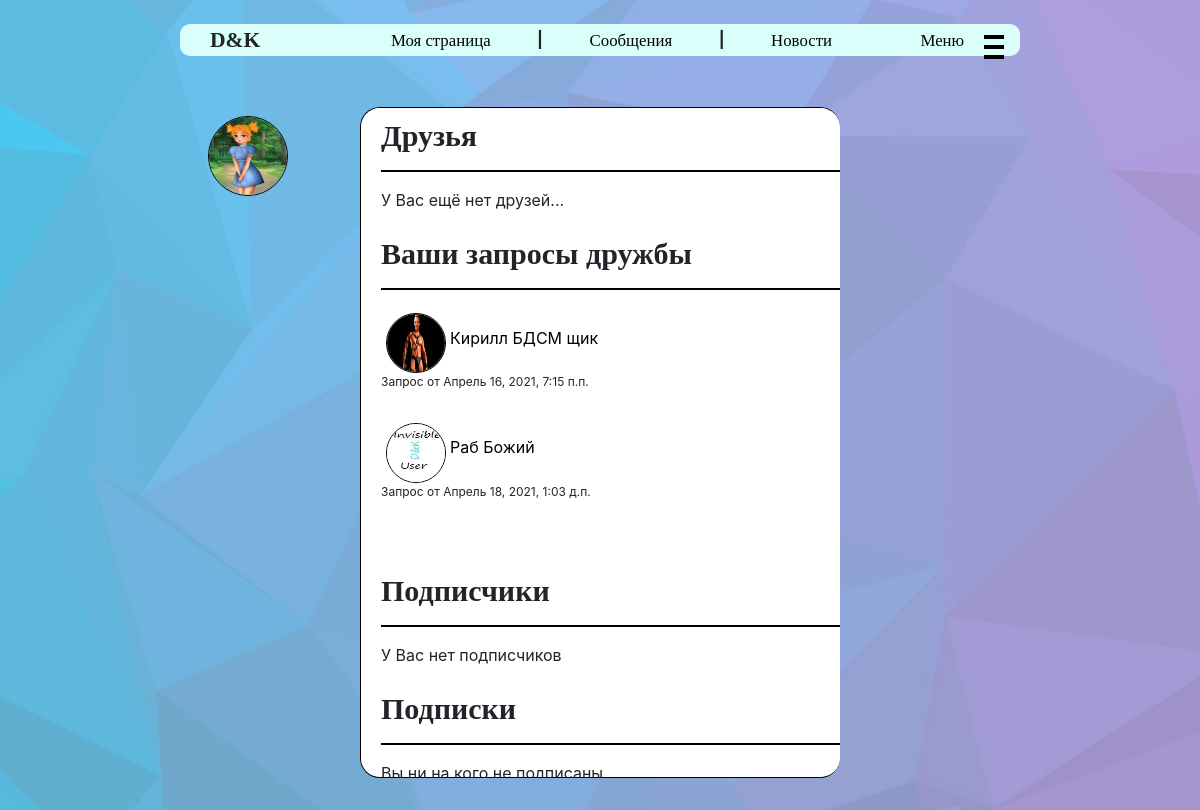
Page /friends/1 (signed in) on the earlier database version.
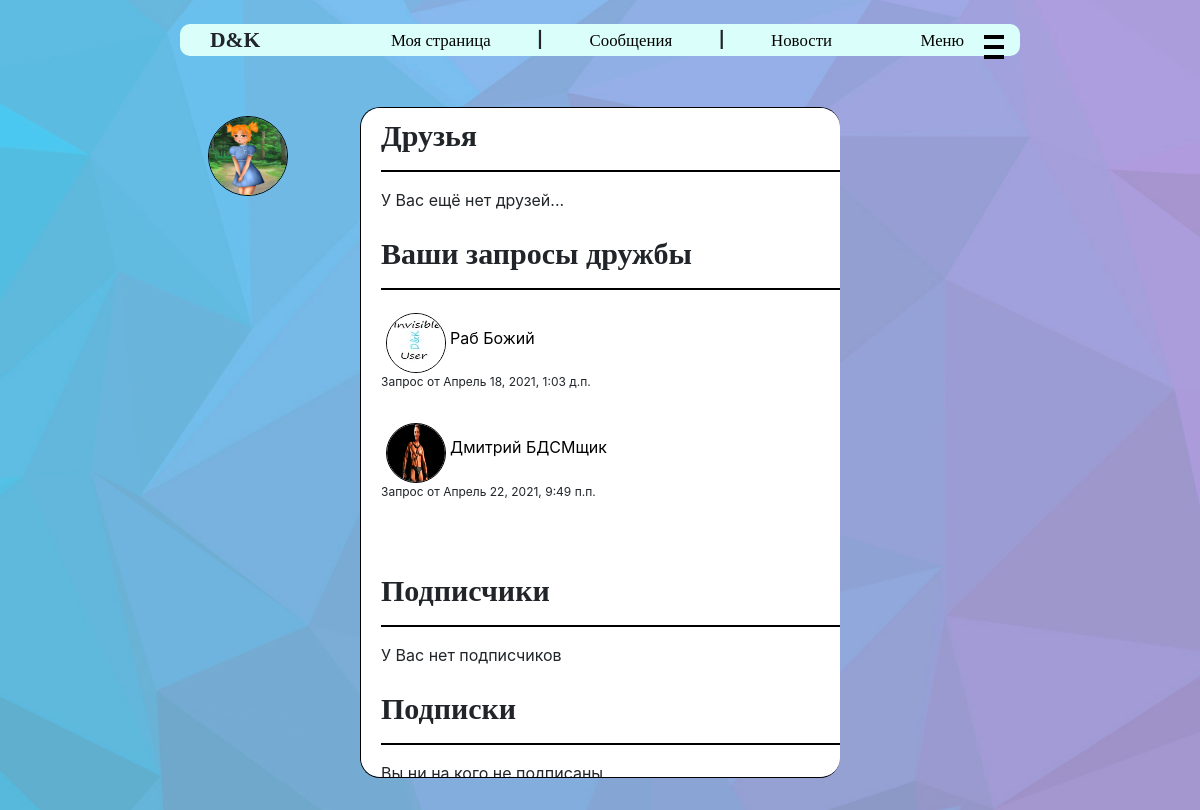
Same page on the later database version.
### user_manager/models.py (models this page shows, shortened)
class Profile(models.Model):
    user = models.OneToOneField(User, on_delete=models.CASCADE, related_name='profile')
    name = models.CharField(max_length=50, verbose_name="Имя", null=True, blank=False)
    surname = models.CharField(max_length=75, verbose_name="Фамилия", null=True, blank=False)
    bio = models.TextField(max_length=500, verbose_name="Описание", default="", null=True,
                           blank=False)
    avatar = models.ImageField(verbose_name="Фото", null=True, upload_to=avatars_directory)
    status = models.CharField(max_length=75, default="", verbose_name="Статус", null=True,
                              blank=False)
    birth_date = models.DateField(verbose_name='Дата рождения', null=True, blank=False)
    lname = models.CharField(max_length=50, verbose_name="Имя в нижнем регистре", null=True,
                             blank=False)
    lsurname = models.CharField(max_length=75, verbose_name="Фамилия в нижнем регистре", null=True,
                                blank=False)
    class Meta:
        ordering = ['name', 'surname', 'birth_date']
        verbose_name = "Профлиль пользователя"
        verbose_name_plural = "Профили пользователей"

class FriendRequest(models.Model):
    requester = models.ForeignKey(User, on_delete=models.CASCADE,
                                  verbose_name="тот кто отправляет запрос",
                                  related_name="our_requests")
    friend = models.ForeignKey(User, on_delete=models.CASCADE,
                               verbose_name="кому отправлен запрос", related_name="FriendRequests")
    create_date = models.DateTimeField(verbose_name='дата создания', default=datetime.datetime.now)
    class Meta:
        verbose_name = "Запрос в друзья"
        verbose_name_plural = "Запросы в друзья"

### user_manager/views.py (the view)
# urls.py: path('friends/<int:user_id>', views.show_friends),
def show_friends(request, user_id):
    user = User.objects.filter(pk=user_id).first()
    friends = list(FriendShip.objects.filter(Q(creator=user) | Q(friend=user)).all())
    subscribers = list(SubscriberShip.objects.filter(author=user).all())
    subscribes = list(SubscriberShip.objects.filter(subscriber=user).all())
    reqs_to_you = list(FriendRequest.objects.filter(friend=user).all())
    your_reqs = list(FriendRequest.objects.filter(requester=user).all())
    return render(request, 'friends.html',
                  {'title': 'Друзья',
                   'friends': friends,
                   'subscribers': subscribers,
                   'subscribes': subscribes,
                   'reqs_to_you': reqs_to_you,
                   'your_reqs': your_reqs,
                   'page_owner': user})

### user_manager/templates/friends.html (shortened to what this page needs)
{% extends "main.html" %}
{% block content %}
    {% load static %}
    <link rel="stylesheet" href="{% static 'css/friends.css' %}">
    <h1>Друзья</h1>
    <hr color="black">
    {% if friends %}
        {% for friend in friends %}
            {% if friend.friend != page_owner %}
                <a href="/homepage/{{ friend.friend.id }}" class="author_url">
                    <img src="{{ friend.friend.profile.avatar.url }}" alt="Аватарка"
                         class="news_avatar comment-avatar">
                    <span class="creator_name">{{ friend.friend.profile.name }} {{ friend.friend.profile.surname }}</span>
                </a>
            {% else %}
                <a href="/homepage/{{ friend.creator.id }}" class="author_url">
                    <img src="{{ friend.creator.profile.avatar.url }}" alt="Аватарка"
                         class="news_avatar comment-avatar">
                    <span class="creator_name">{{ friend.creator.profile.name }} {{ friend.creator.profile.surname }}</span>
                </a>
            {% endif %}
            <div class="friendship_creation_date">Друзья с {{ friend.create_date }}</div>
            <br>
        {% endfor %}
    {% else %}
        <span>У Вас ещё нет друзей...</span>
    {% endif %}
    <br><br>
    {% if your_reqs and user == page_owner %}
        <h1>Ваши запросы дружбы</h1>
        <hr color="black">
        {% for req in your_reqs %}
            <a href="/homepage/{{ req.friend.id }}" class="author_url">
                <img src="{{ req.friend.profile.avatar.url }}" alt="Аватарка"
                     class="news_avatar comment-avatar">
                <span class="creator_name">{{ req.friend.profile.name }} {{ req.friend.profile.surname }}</span>
            </a>
            <div class="friendship_creation_date">Запрос от {{ req.create_date }}</div>
            <br>
        {% endfor %}
        <br><br>
    {% endif %}
    <h1>Подписчики</h1>
    <hr color="black">
    {% if subscribers %}
        {% for subscriber in subscribers %}
            <a href="/homepage/{{ subscriber.subscriber.id }}" class="author_url">
                <img src="{{ subscriber.subscriber.profile.avatar.url }}" alt="Аватарка"
                     class="news_avatar comment-avatar">
                <span class="creator_name">{{ subscriber.subscriber.profile.name }} {{ subscriber.subscriber.profile.surname }}</span>
            </a>
            <div class="friendship_creation_date">Подписан на Вас
                с {{ subscriber.create_date }}</div>
            <br>
        {% endfor %}
    {% else %}
        <span>У Вас нет подписчиков</span>
    {% endif %}
    <br><br>
    <h1>Подписки</h1>
    <hr color="black">
    {% if subscribes %}
        {% for subscribe in subscribes %}
            <a href="/homepage/{{ subscribe.author.id }}" class="author_url">
                <img src="{{ subscribe.author.profile.avatar.url }}" alt="Аватарка"
                     class="news_avatar comment-avatar">
                <span class="creator_name">{{ subscribe.author.profile.name }} {{ subscribe.author.profile.surname }}</span>
            </a>
            <div class="friendship_creation_date">Вы подписаны с {{ subscribe.create_date }}</div>
            <br>
        {% endfor %}
    {% else %}
        <span>Вы ни на кого не подписаны</span>
    {% endif %}
{% endblock %}

### user_manager/templates/main.html (shortened to what this page needs)
<!DOCTYPE html>
<html lang="en">
<head>
    {% load static %}
    <link rel="stylesheet"
          href="https://maxcdn.bootstrapcdn.com/bootstrap/4.0.0/css/bootstrap.min.css"
>
    <link rel="stylesheet"
          href="https://cdn.jsdelivr.net/npm/bootstrap-icons@1.4.1/font/bootstrap-icons.css">
    <link rel="stylesheet" href="{% static 'css/style.css' %}">
</head>
<body>
<header>
    <br>
    <nav>
        <div class="logo scalable">D&K</div>
        {% if user.is_authenticated %}
            <a href="/homepage/{{ user.id }}" class="scalable">Моя страница</a>
            <span class="scalable">|</span>
            <a href="/messages/" class="scalable">Сообщения</a>
            <span class="scalable">|</span>
        {% else %}
            <a href="/access_denied/" class="scalable">Моя страница</a>
            <span class="scalable">|</span>
            <a href="/access_denied/" class="scalable">Сообщения</a>
            <span class="scalable">|</span>
        {% endif %}
        <a href="/" class="scalable">Новости</a>
        <div class="menu_btn scalable">Меню</div>
    </nav>
    <div class="burger">
        <div class="brick"></div>
        <div class="brick middle"></div>
        <div class="brick"></div>
    </div>
    <br>
    {% block login %}
        <div class="log-btn">
            {% if user.is_authenticated %}
                <div>
                    <img src="{{ user.profile.avatar.url }}" alt="Аватарка" class="user_avatar">
                    <div class="user_info">
                        <div class="user_info_text">
                            {{ user.profile.name }} {{ user.profile.surname }}<br>
                        </div>
                    </div>
                </div>
            {% else %}
                <p>
                    <a class="login btn btn-success" href="/login/">Войти</a><br>
                    <a class="register btn btn-primary " href="/register/">Зарегистрироваться</a>
                </p>
            {% endif %}
        </div>
    {% endblock %}
</header>
<div class="cont">
    {% block content %}
        {% load index %}
        {% load file_name %}
    {% endblock %}
</div>
</body>
</html>

### user_manager/static/css/style.css (style rules this page uses)
body { background: url("../img/bg.jpg") no-repeat no-repeat center center fixed; background-size: cover; }
nav:after { display: inline-block; height: 100%; vertical-align: middle; content: ""; }
nav .logo { font-family: "Segoe Print"; font-weight: bold; font-size: calc(0.6em + 1vw); margin-left: 30px; vertical-align: middle; display: inline-block; padding-right: 10%; }
nav { position: fixed; height: fit-content; background: #dafffa; width: 70%; margin-left: 15%; border-radius: 10px; }
nav a, .menu a, .menu_btn { margin: auto; vertical-align: middle; display: inline-block; text-decoration: none; color: black; font-family: "Segoe Print"; font-size: calc(0.3em + 1vw); padding-left: 5%; padding-right: 5%; cursor: pointer; }
nav span { font-weight: bold; }
.burger { cursor: pointer; position: fixed; margin-left: 82%; margin-top: calc(0.25em + 0.1vw); }
.brick { width: calc(0.5em + 1vw); height: 4px; margin-top: 6px; background: black; transition: 0.3s ease-out; }
.log-btn { width: fit-content; margin-left: 15%; }
.user_avatar { position: fixed; z-index: 2; margin-top: calc(3.7em + 1vh); margin-left: calc(1em + 1vw); width: 80px; height: 80px; border-radius: 50px; border: 1px solid black; }
.user_info { position: fixed; margin-top: calc(3em + 1vh); z-index: 1; margin-left: calc(1em + 0.5vw); text-align: center; width: 0; height: 100px; background: #dafffa; border-radius: 50px; transition: width 400ms; }
.user_info_text { white-space: nowrap; overflow: hidden; padding-top: 15px; padding-left: 60px; }
.cont { padding-top: 10px; padding-left: 20px; margin-top: 7vh; margin-left: 30vw; overflow-y: scroll; width: 40vw; height: 80vh; background: white; border-radius: 20px; border-left: 1px solid black; border-top: 1px solid black; border-bottom: 1px solid black; }
.creator_name { text-decoration: none; color: black; cursor: pointer; }
.news_avatar { margin-left: calc(1em + 1vw); width: 40px; height: 40px; margin-top: calc(0.1em + 0.5vw); border-radius: 50px; border: 1px solid black; }
.comment-avatar { margin-left: 1%; }

### user_manager/static/css/friends.css (style rules this page uses)
h1 { font-family: "Segoe Print"; font-size: 30px; font-weight: bold; }
hr { height: 1px; }
.friendship_creation_date { font-size: 12px; margin-right: 15%; }
.news_avatar { width: 60px; height: 60px; }

Differences in the rows shown:
removed FriendRequest: friend.profile.avatar (placeholder picture), friend.profile.name "Кирилл", friend.profile.surname "БДСМ щик", create_date "Апрель 16, 2021, 7:15 п.п."
added FriendRequest: friend.profile.avatar (placeholder picture), friend.profile.name "Дмитрий", friend.profile.surname "БДСМщик", create_date "Апрель 22, 2021, 9:49 п.п."
